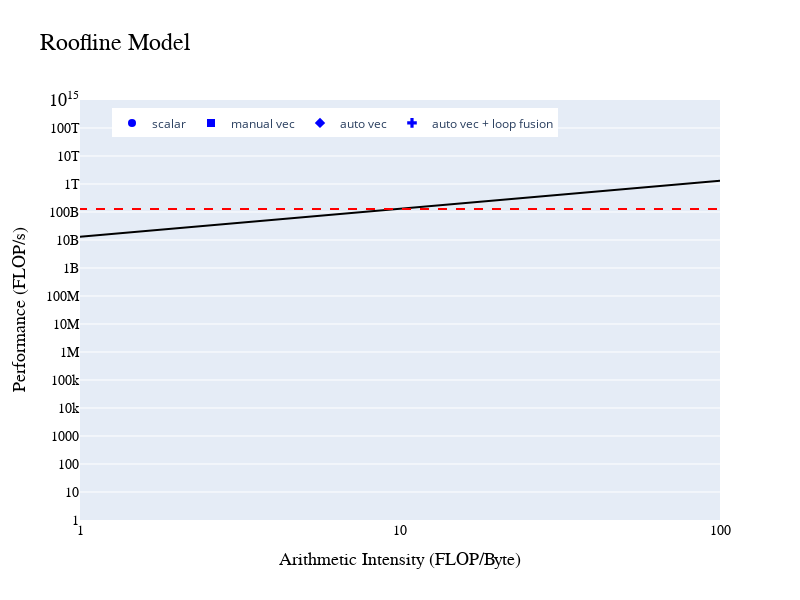

Notebook code for this chart:
### Code cell
# Create a layout for the plot
layout = go.Layout(width=800, height=600,
                   xaxis=dict(type='log', title='Arithmetic Intensity (FLOP/Byte)',
                              titlefont=dict(family='Arial, sans-serif', size=18, color='black'),
                              tickfont=dict(family='Arial, sans-serif', size=14, color='black'),
                              range=[0, 2], dtick=1),
                   yaxis=dict(type='log', title='Performance (FLOP/s)',
                              titlefont=dict(family='Arial, sans-serif', size=18, color='black'),
                              tickfont=dict(family='Arial, sans-serif', size=14, color='black'),
                              range=[0, 15], dtick=1),
                   title='Roofline Model', titlefont=dict(family='Arial, sans-serif', size=24, color='black'))

# Plot the roofline model using Plotly
fig = go.Figure(data=[scatter, horizontal_line], layout=layout)
# adding points here
# symbols = ['circle', 'square', 'diamond', 'cross']
# ai_values = [0.012506, 0.012916, 0.013053]
# names = ['size16', 'size32', 'size64']
ai_values = [0.013053, 0.144424, 0.387680, 0.409836]
names = ['scalar', 'manual vec', 'auto vec', 'auto vec + loop fusion']

for i in range(len(ai_values)):
    fig.add_trace(go.Scatter(
        x=[ai_values[i]],
        y=[ai_values[i] * memory_bandwidth],
        mode='markers',
        marker=dict(size=8, color='blue', symbol=symbols[i]),
        name=f'{names[i]}'
    ))
fig.update_layout(
    legend=dict(
        x=0.05,
        y=0.98,
        orientation="h",
        traceorder="normal"
    )
)
fig.update_xaxes(showgrid=False)
fig.update_yaxes(showgrid=True)
fig.show()

### Figure 1 — Plotly figure (JSON) as saved in the notebook; plotly's stock layout.template omitted (floating-point values rounded to 4 significant figures)
{"data": [{"line": {"color": "black", "width": 2}, "mode": "lines", "name": "Memory Bandwidth", "showlegend": false, "type": "scatter", "x": [0, 0.01, 0.1, 1, 10, 100], "y": [0, 130000000, 1300000000, 13000000000, 130000000000, 1300000000000]}, {"line": {"color": "red", "dash": "dash", "width": 2}, "mode": "lines", "name": "Peak Performance", "showlegend": false, "type": "scatter", "x": [0, 100], "y": [128000000000, 128000000000]}, {"marker": {"color": "blue", "size": 8, "symbol": "circle"}, "mode": "markers", "name": "scalar", "type": "scatter", "x": [0.01305], "y": [169689000]}, {"marker": {"color": "blue", "size": 8, "symbol": "square"}, "mode": "markers", "name": "manual vec", "type": "scatter", "x": [0.1444], "y": [1877512000]}, {"marker": {"color": "blue", "size": 8, "symbol": "diamond"}, "mode": "markers", "name": "auto vec", "type": "scatter", "x": [0.3877], "y": [5039840000]}, {"marker": {"color": "blue", "size": 8, "symbol": "cross"}, "mode": "markers", "name": "auto vec + loop fusion", "type": "scatter", "x": [0.4098], "y": [5327868000]}], "layout": {"height": 600, "legend": {"orientation": "h", "traceorder": "normal", "x": 0.05, "y": 0.98}, "title": {"font": {"color": "black", "family": "Arial, sans-serif", "size": 24}, "text": "Roofline Model"}, "width": 800, "xaxis": {"dtick": 1, "range": [0, 2], "showgrid": false, "tickfont": {"color": "black", "family": "Arial, sans-serif", "size": 14}, "title": {"font": {"color": "black", "family": "Arial, sans-serif", "size": 18}, "text": "Arithmetic Intensity (FLOP/Byte)"}, "type": "log"}, "yaxis": {"dtick": 1, "range": [0, 15], "showgrid": true, "tickfont": {"color": "black", "family": "Arial, sans-serif", "size": 14}, "title": {"font": {"color": "black", "family": "Arial, sans-serif", "size": 18}, "text": "Performance (FLOP/s)"}, "type": "log"}}}
